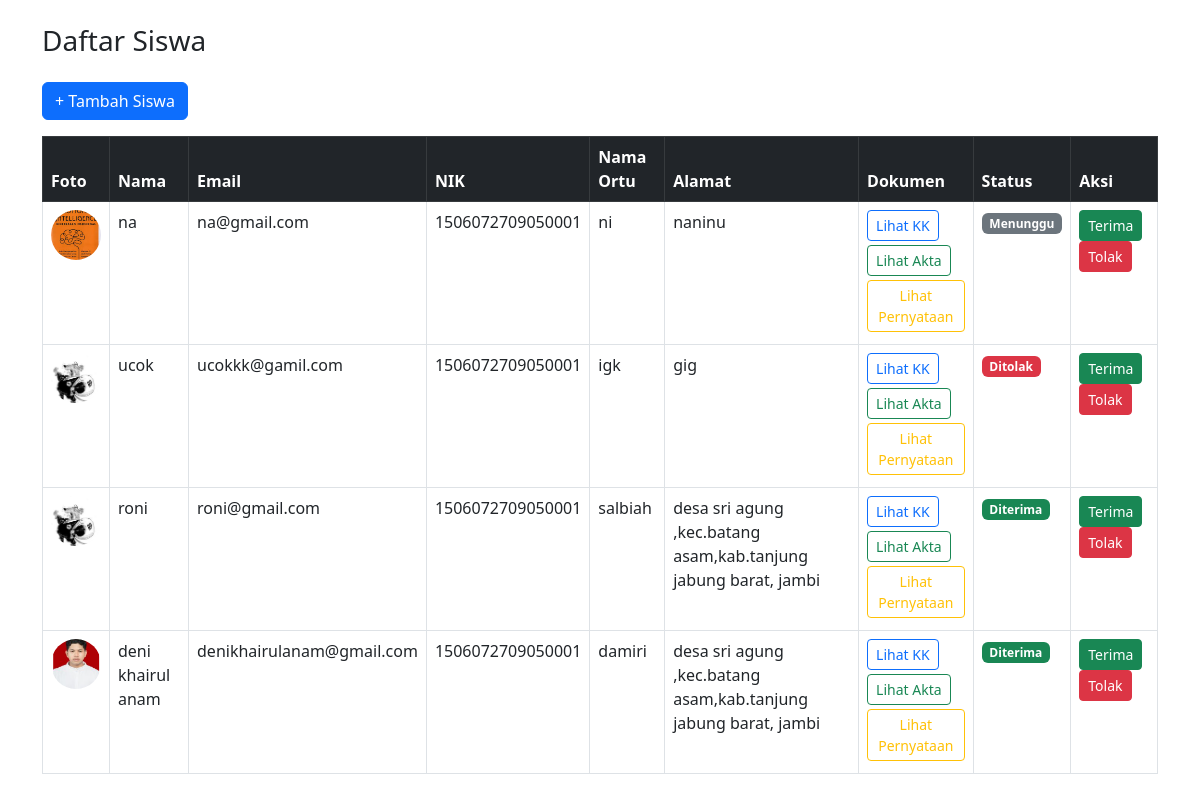
/mandiri/admin_pages/manage_users.php (signed in), run on the app's committed database.
### tables this page shows
CREATE TABLE IF NOT EXISTS `upload` (
  `id` int NOT NULL AUTO_INCREMENT,
  `user_id` int NOT NULL,
  `nik` varchar(20) DEFAULT NULL,
  `nama_ortu` varchar(100) DEFAULT NULL,
  `alamat` text,
  `kk` varchar(255) DEFAULT NULL,
  `akta` varchar(255) DEFAULT NULL,
  `pernyataan` varchar(255) DEFAULT NULL,
  `foto` varchar(255) DEFAULT NULL,
  `status_pendaftaran` enum('Menunggu','Diterima','Ditolak') DEFAULT 'Menunggu',
  `created_at` timestamp NULL DEFAULT CURRENT_TIMESTAMP,
  `pengumuman` text,
  `status` enum('Diterima','Ditolak','Belum Diverifikasi') DEFAULT 'Belum Diverifikasi',
  PRIMARY KEY (`id`),
  KEY `user_id` (`user_id`),
  CONSTRAINT `upload_ibfk_1` FOREIGN KEY (`user_id`) REFERENCES `users` (`id`)
);

CREATE TABLE IF NOT EXISTS `users` (
  `id` int NOT NULL AUTO_INCREMENT,
  `username` varchar(50) NOT NULL,
  `password` varchar(255) NOT NULL,
  `email` varchar(100) DEFAULT NULL,
  `nama` varchar(100) DEFAULT NULL,
  `role` enum('admin','siswa') DEFAULT 'siswa',
  `foto` varchar(255) DEFAULT NULL,
  PRIMARY KEY (`id`),
  UNIQUE KEY `username` (`username`),
  UNIQUE KEY `email` (`email`)
);

### mandiri/admin_pages/manage_users.php (the view, shortened to what this page needs)
<?php
require_once __DIR__ . '/../db.php';
$query = "
SELECT
  up.user_id,
  u.nama,
  u.email,
  up.nik,
  up.nama_ortu,
  up.alamat,
  up.foto,
  up.kk,
  up.akta,
  up.pernyataan,
  up.status_pendaftaran,
  COALESCE(up.pengumuman, '') AS pengumuman
FROM upload up
JOIN users u ON u.id = up.user_id
WHERE u.role = 'siswa'
ORDER BY up.user_id DESC
";
$siswa = $koneksi->query($query);
?>
<!DOCTYPE html>
<html lang="id">
<head>
    <link href="https://cdn.jsdelivr.net/npm/bootstrap@5.3.0/dist/css/bootstrap.min.css" rel="stylesheet">
</head>
<body>
    <div class="container py-4">
        <h3 class="mb-4">Daftar Siswa</h3>
        <button class="btn btn-primary mb-3" data-bs-toggle="modal" data-bs-target="#modalTambah">+ Tambah Siswa</button>
        <table class="table table-bordered table-hover">
            <thead class="table-dark">
                <tr>
                    <th>Foto</th>
                    <th>Nama</th>
                    <th>Email</th>
                    <th>NIK</th>
                    <th>Nama Ortu</th>
                    <th>Alamat</th>
                    <th>Dokumen</th>
                    <th>Status</th>
                    <th>Aksi</th>
                </tr>
            </thead>
            <tbody>
                <?php while ($row = $siswa->fetch_assoc()): ?>
                    <tr>
                        <td><img src="../upload/<?= htmlspecialchars($row['foto'] ?? 'default-user.png') ?>" width="50" height="50" style="object-fit:cover;border-radius:50%"></td>
                        <td><?= htmlspecialchars($row['nama']) ?></td>
                        <td><?= htmlspecialchars($row['email']) ?></td>
                        <td><?= htmlspecialchars($row['nik'] ?? '-') ?></td>
                        <td><?= htmlspecialchars($row['nama_ortu'] ?? '-') ?></td>
                        <td><?= htmlspecialchars($row['alamat'] ?? '-') ?></td>
                        <td>
                            <?php if (!empty($row['kk'])): ?>
                                <a href="../upload/<?= htmlspecialchars($row['kk']) ?>" target="_blank" class="btn btn-sm btn-outline-primary mb-1">Lihat KK</a><br>
                            <?php endif; ?>
                            <?php if (!empty($row['akta'])): ?>
                                <a href="../upload/<?= htmlspecialchars($row['akta']) ?>" target="_blank" class="btn btn-sm btn-outline-success mb-1">Lihat Akta</a><br>
                            <?php endif; ?>
                            <?php if (!empty($row['pernyataan'])): ?>
                                <a href="../upload/<?= htmlspecialchars($row['pernyataan']) ?>" target="_blank" class="btn btn-sm btn-outline-warning mb-1">Lihat Pernyataan</a>
                            <?php endif; ?>
                        </td>
                        <td>
                            <span class="badge bg-<?= ($row['status_pendaftaran'] === 'Diterima') ? 'success' : (($row['status_pendaftaran'] === 'Ditolak') ? 'danger' : 'secondary') ?>">
                                <?= $row['status_pendaftaran'] ?? 'Menunggu' ?>
                            </span>
                        </td>
                        <td>
                            <button class="btn btn-sm btn-success verifikasi-btn" data-id="<?= $row['user_id'] ?>" data-verifikasi="terima">Terima</button>
                            <button class="btn btn-sm btn-danger verifikasi-btn" data-id="<?= $row['user_id'] ?>" data-verifikasi="tolak">Tolak</button>
                        </td>
                    </tr>
                <?php endwhile; ?>
            </tbody>
        </table>
    </div>
</body>
</html>

### data on the page
upload: foto (picture), user.nama "na", user.email "na@gmail.com", nik "1506072709050001", nama_ortu "ni", alamat "naninu", status_pendaftaran "Menunggu"
upload: foto (picture), user.nama "ucok", user.email "ucokkk@gamil.com", nik "1506072709050001", nama_ortu "igk", alamat "gig", status_pendaftaran "Ditolak"
upload: foto (picture), user.nama "roni", user.email "roni@gmail.com", nik "1506072709050001", nama_ortu "salbiah", alamat "desa sri agung ,kec.batang asam,kab.tanjung jabung barat, jambi", status_pendaftaran "Diterima"
upload: foto (picture), user.nama "deni khairul anam", user.email "denikhairulanam@gmail.com", nik "1506072709050001", nama_ortu "damiri", alamat "desa sri agung ,kec.batang asam,kab.tanjung jabung barat, jambi", status_pendaftaran "Diterima"
